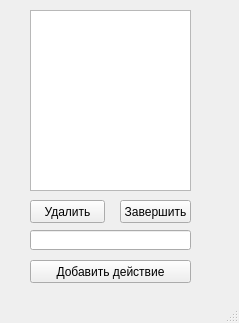
<?xml version="1.0" encoding="UTF-8"?>
<ui version="4.0">
 <class>MainWindow</class>
 <widget class="QMainWindow" name="MainWindow">
  <property name="geometry">
   <rect>
    <x>0</x>
    <y>0</y>
    <width>239</width>
    <height>323</height>
   </rect>
  </property>
  <property name="windowTitle">
   <string>MyToDo</string>
  </property>
  <widget class="QWidget" name="centralwidget">
   <widget class="QPushButton" name="completeButton">
    <property name="geometry">
     <rect>
      <x>120</x>
      <y>200</y>
      <width>71</width>
      <height>23</height>
     </rect>
    </property>
    <property name="text">
     <string>Завершить</string>
    </property>
   </widget>
   <widget class="QPushButton" name="deleteButton">
    <property name="geometry">
     <rect>
      <x>30</x>
      <y>200</y>
      <width>75</width>
      <height>23</height>
     </rect>
    </property>
    <property name="text">
     <string>Удалить</string>
    </property>
   </widget>
   <widget class="QPushButton" name="addButton">
    <property name="geometry">
     <rect>
      <x>30</x>
      <y>260</y>
      <width>161</width>
      <height>23</height>
     </rect>
    </property>
    <property name="text">
     <string>Добавить действие</string>
    </property>
   </widget>
   <widget class="QListView" name="todoView">
    <property name="geometry">
     <rect>
      <x>30</x>
      <y>10</y>
      <width>161</width>
      <height>181</height>
     </rect>
    </property>
   </widget>
   <widget class="QLineEdit" name="todoEdit">
    <property name="geometry">
     <rect>
      <x>30</x>
      <y>230</y>
      <width>161</width>
      <height>20</height>
     </rect>
    </property>
   </widget>
  </widget>
  <widget class="QMenuBar" name="menubar">
   <property name="geometry">
    <rect>
     <x>0</x>
     <y>0</y>
     <width>239</width>
     <height>21</height>
    </rect>
   </property>
  </widget>
  <widget class="QStatusBar" name="statusbar"/>
 </widget>
 <resources/>
 <connections/>
</ui>
